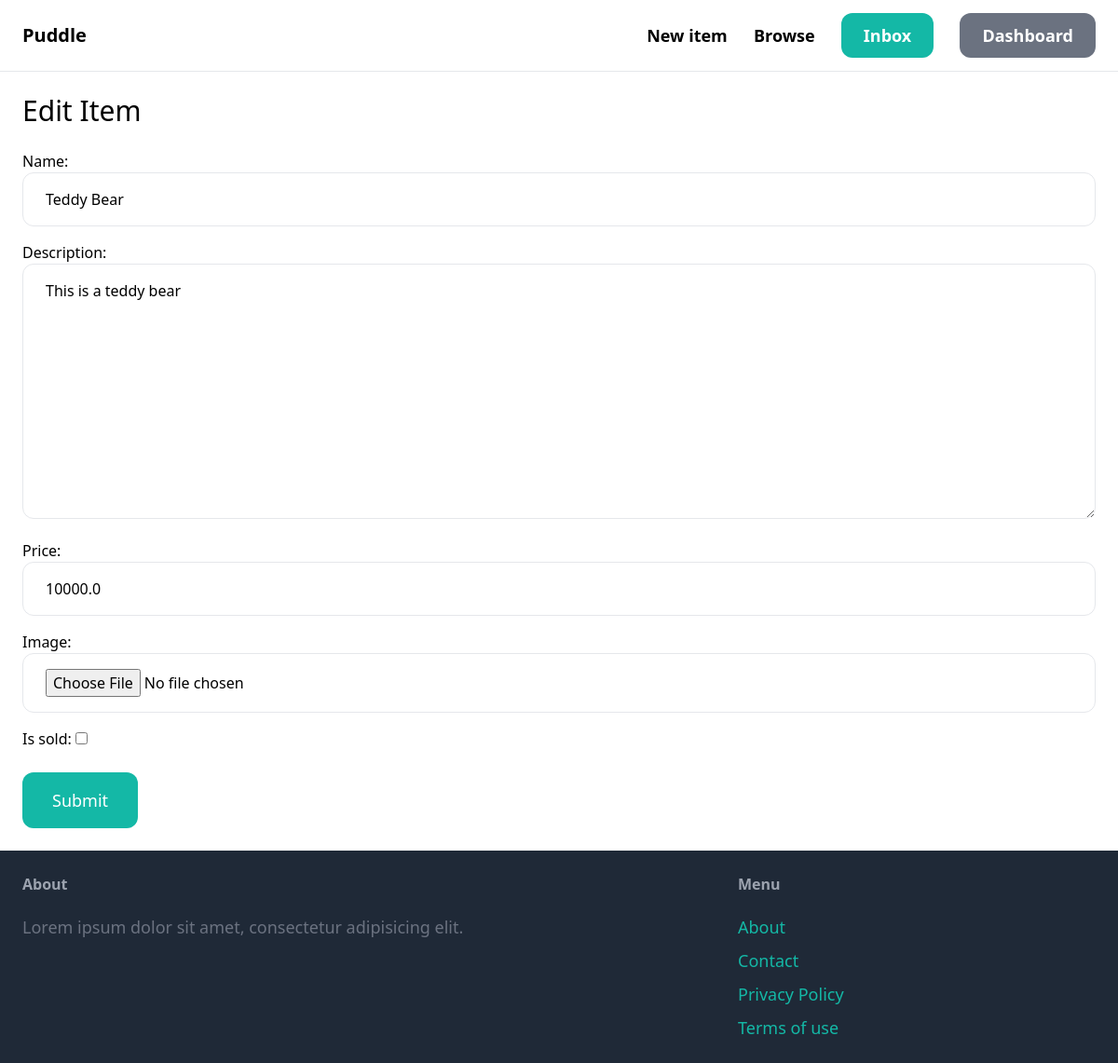
The page /items/1/edit/ (signed in) on the database its author committed.
### item/models.py (models this page shows, shortened)
class Item(models.Model):
    category = models.ForeignKey(Category, related_name='items', on_delete=models.CASCADE)
    name = models.CharField(max_length=255)
    description  = models.TextField(blank=True, null=True)
    price = models.FloatField()
    image = models.ImageField(upload_to='item_images', null=True, blank=True)
    is_sold = models.BooleanField(default=False)
    created_by = models.ForeignKey(User, related_name='items', on_delete=models.CASCADE)
    created_at = models.DateTimeField(auto_now_add=True)

### item/views.py (the view)
# urls.py: path('<int:pk>/edit/', views.edit, name='edit'),
@login_required
def edit(request, pk):
    item = get_object_or_404(Item, pk=pk, created_by=request.user)
    if request.method == 'POST':
        form = EditItemForm(request.POST, request.FILES, instance=item)
        if form.is_valid:
            form.save()
            return redirect('item:detail', pk=item.id)
    else:
        form = EditItemForm(instance=item)
    return render(request, 'form.html', {
        'form': form,
        'title': 'Edit Item',
    })

### item/forms.py
class EditItemForm(forms.ModelForm):
    class Meta:
        model = Item
        fields = ('name', 'description', 'price', 'image', 'is_sold')
        widgets = {
            'name': forms.TextInput(attrs={
                'class': INPUT_CLASSES
            }),
            'description': forms.Textarea(attrs={
                'class': INPUT_CLASSES
            }),
            'price': forms.TextInput(attrs={
                'class': INPUT_CLASSES
            }),
            'image': forms.FileInput(attrs={
                'class': INPUT_CLASSES
            })
        }

### item/templates/form.html (shortened to what this page needs)
{% extends "core/base.html" %}
{% block content %}
    <h1 class="mb-6 text-3xl">{{ title }}</h1>
    <form method="post" action="." enctype="multipart/form-data">
        <div class="space-y-4">
            {{ form.as_p }}
        </div>
    <button class="mt-6 py-4 px-8 text-lg bg-teal-500 hover:bg-teal-700 rounded-xl text-white">Submit</button>
    </form>
{% endblock %}

### rows shown on the page
Item: name "Teddy Bear", description "This is a teddy bear", price "10000.0"

### other values the page prints
{{ title }} "Edit Item"
